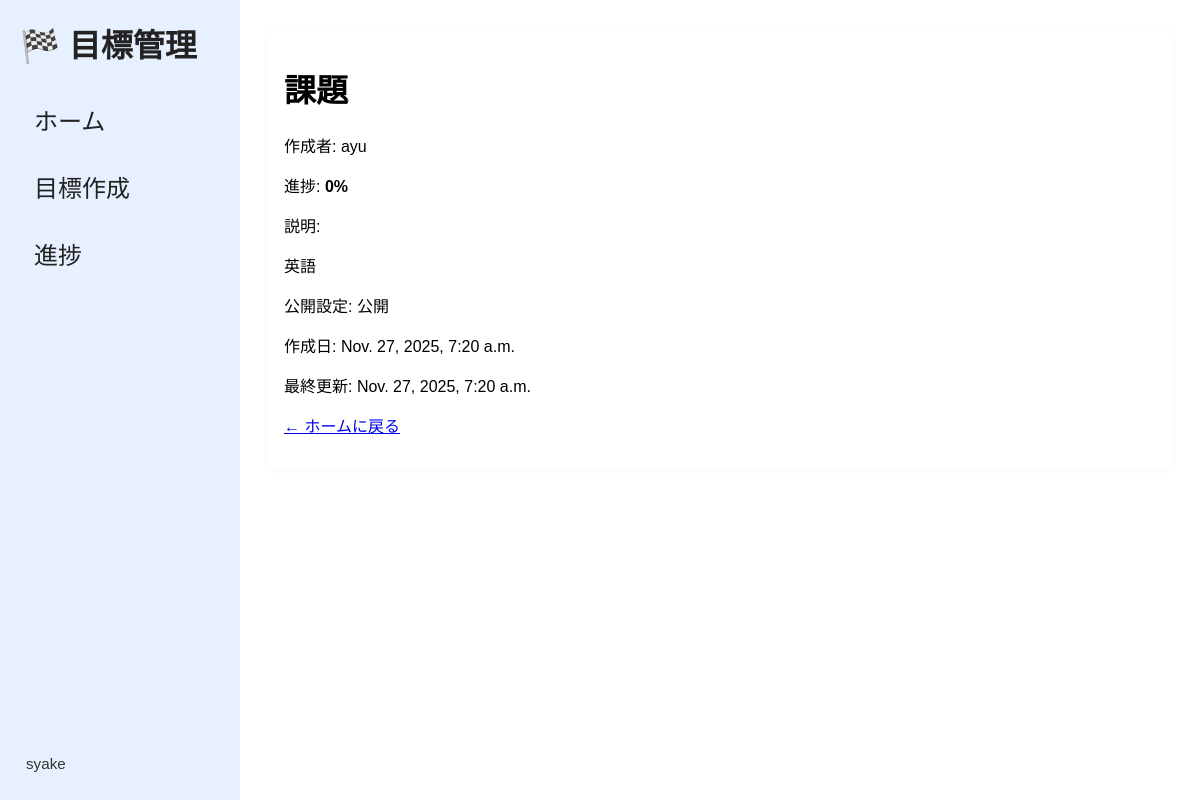
The page /goals/4/ (signed in) on the database its author committed.
### myapp/models.py (models this page shows, shortened)
class Goal(models.Model):
	user = models.ForeignKey(
		settings.AUTH_USER_MODEL, on_delete=models.CASCADE, related_name="goals"
	)
	title = models.CharField(max_length=255)
	description = models.TextField(blank=True)
	progress = models.PositiveSmallIntegerField(default=0)
	private = models.BooleanField(default=False)
	created_at = models.DateTimeField(default=timezone.now)
	updated_at = models.DateTimeField(auto_now=True)
	class Meta:
		ordering = ["-updated_at", "title"]

### myapp/views.py (the view)
# urls.py: path("goals/<int:pk>/", views.goal_detail, name="goal_detail"),
@login_required
def goal_detail(request, pk):
	goal = get_object_or_404(Goal, pk=pk)
	if goal.private and goal.user != request.user:
		raise Http404
	return render(request, "myapp/goal_detail.html", {"goal": goal})

### myapp/templates/myapp/goal_detail.html (shortened to what this page needs)
{% extends 'myapp/base.html' %}
{% block content %}
<div class="card">
  <h1>{{ goal.title }}</h1>
  <p>作成者: {{ goal.user.username }}</p>
  <p>進捗: <strong>{{ goal.progress }}%</strong></p>
  <p>説明:</p>
  <div style="white-space:pre-wrap">{{ goal.description }}</div>
  <p>公開設定: {% if goal.private %}非公開{% else %}公開{% endif %}</p>
  <p>作成日: {{ goal.created_at }}</p>
  <p>最終更新: {{ goal.updated_at }}</p>
  <p><a href="{% url 'myapp:dashboard' %}">&larr; ホームに戻る</a></p>
</div>
{% endblock %}

### myapp/templates/myapp/base.html (shortened to what this page needs)
<!DOCTYPE html>
<html lang="ja">
  <head>
    {% load static %}
    <link rel="stylesheet" href="{% static 'myapp/style.css' %}">
  </head>
  <body>
    <div class="app-shell">
      <nav class="sidebar">
        <div class="sidebar-top">
          <div class="logo">🏁 目標管理</div>
        </div>
        <ul class="nav-items">
          <li><a href="{% url 'myapp:dashboard' %}">ホーム</a></li>
          <li><a href="{% url 'myapp:create_goal' %}">目標作成</a></li>
          <li><a href="{% url 'myapp:progress' %}">進捗</a></li>
        </ul>
        <div class="sidebar-bottom">
          {% if user.is_authenticated %}
            <div class="account">{{ user.username }}</div>
          {% else %}
            <div><a href="{% url 'login' %}">ログイン</a></div>
          {% endif %}
        </div>
      </nav>
      <main class="content">
        {% block content %}{% endblock %}
      </main>
    </div>
  </body>
</html>

### myapp/static/myapp/style.css (style rules this page uses)
:root { --sidebar-width: 20%; --content-width: 80%; --sidebar-bg: #e6f0ff; --content-bg: #ffffff; --text-color: #222; }
html { font-size: 16px; }
html, body, .app-shell { height: 100%; margin: 0; padding: 0; }
.app-shell { display: flex; min-height: 100vh; font-family: "Noto Sans JP", Arial, sans-serif; }
.sidebar { width: var(--sidebar-width); min-width: 140px; max-width: 380px; background: var(--sidebar-bg); color: var(--text-color); display: flex; flex-direction: column; justify-content: flex-start; padding: 20px; box-sizing: border-box; }
.sidebar .logo { font-weight: 700; font-size: 32px; margin-bottom: 24px; }
.nav-items { list-style: none; padding: 0; margin: 0; display: flex; flex-direction: column; gap: 8px; }
.nav-items li { margin-bottom: 0; }
.nav-items a { display: block; width: 100%; color: var(--text-color); text-decoration: none; padding: 12px 14px; border-radius: 6px; box-sizing: border-box; font-size: 24px; }
.sidebar-bottom { font-size: 0.95rem; color: #333; margin-top: auto; }
.account { padding: 8px 6px; }
.content { flex: 0 0 var(--content-width); width: var(--content-width); background: var(--content-bg); padding: 28px; box-sizing: border-box; }
.card { background: white; padding: 16px; border-radius: 6px; box-shadow: 0 1px 6px rgba(0,0,0,0.04); }

### rows shown on the page
Goal: title "課題", user.username "ayu", progress "0", description "英語", created_at "Nov. 27, 2025, 7:20 a.m.", updated_at "Nov. 27, 2025, 7:20 a.m."

### other values the page prints
{{ user.username }} "syake"
